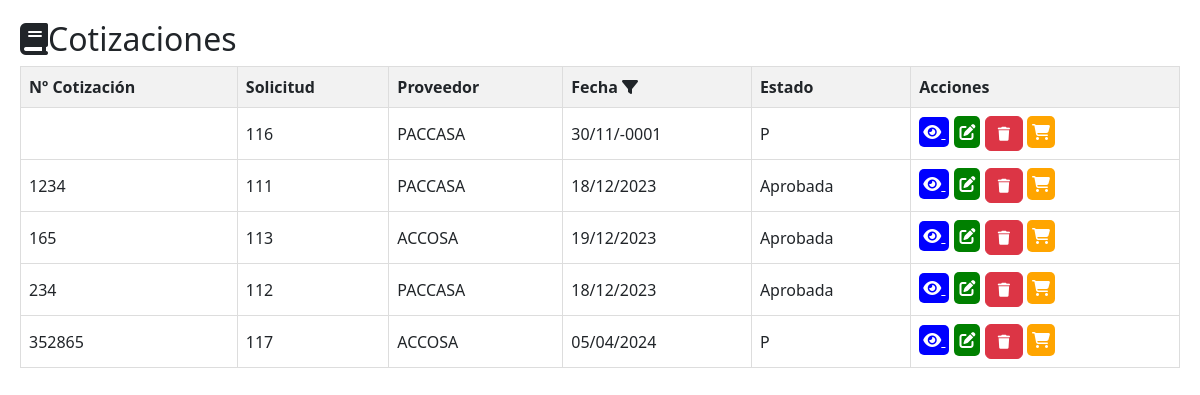
Page /cotizaciones/cotizaciones.php on the earlier database version.
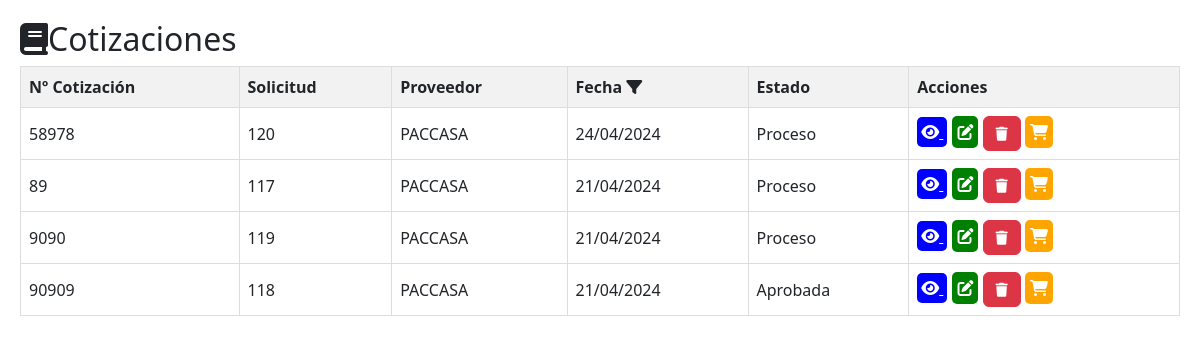
Same page on the later database version.
### tables this page shows
CREATE TABLE `tbl_cotizacion` (
  `ID_COTIZACION` int(11) NOT NULL AUTO_INCREMENT,
  `ID` int(11) DEFAULT NULL,
  `ID_PROVEEDOR` int(11) DEFAULT NULL,
  `NUMERO_COTIZACION` varchar(20) DEFAULT NULL,
  `DEPARTAMENTO` varchar(100) NOT NULL,
  `FECHA_COTIZACION` date DEFAULT NULL,
  `ESTADO` varchar(255) NOT NULL,
  `URL` varchar(255) NOT NULL,
  `FECHA_CREACION` timestamp NOT NULL DEFAULT current_timestamp(),
  `FECHA_MODIFICACION` timestamp NOT NULL DEFAULT current_timestamp() ON UPDATE current_timestamp(),
  `CREADO_POR` varchar(255) DEFAULT NULL,
  `MODIFICADO_POR` varchar(255) DEFAULT NULL,
  PRIMARY KEY (`ID_COTIZACION`),
  KEY `ID_PROVEEDOR` (`ID_PROVEEDOR`),
  KEY `tbl_solicitudes_tbl_cotizacion` (`ID`),
  CONSTRAINT `tbl_cotizacion_ibfk_1` FOREIGN KEY (`ID_PROVEEDOR`) REFERENCES `tbl_proveedores` (`ID_PROVEEDOR`)
);

CREATE TABLE `tbl_proveedores` (
  `ID_PROVEEDOR` int(11) NOT NULL AUTO_INCREMENT,
  `NOMBRE` varchar(100) DEFAULT NULL,
  `DIRECCION` varchar(200) DEFAULT NULL,
  `TELEFONO` varchar(20) DEFAULT NULL,
  `CORREO_ELECTRONICO` varchar(100) DEFAULT NULL,
  `FECHA_CREACION` timestamp NOT NULL DEFAULT current_timestamp(),
  `FECHA_MODIFICACION` timestamp NOT NULL DEFAULT current_timestamp() ON UPDATE current_timestamp(),
  `CREADO_POR` varchar(255) DEFAULT NULL,
  `MODIFICADO_POR` varchar(255) DEFAULT NULL,
  `id_empresa` int(11) DEFAULT NULL,
  `SERVICIO_PRESTADO` varchar(150) DEFAULT NULL,
  `RTN_EMPRESA` varchar(15) DEFAULT NULL,
  `ESTADO_PROVEEDOR` varchar(255) DEFAULT NULL,
  PRIMARY KEY (`ID_PROVEEDOR`)
);

### cotizaciones/cotizaciones.php (the view, shortened to what this page needs)
<!DOCTYPE html>
<html lang="es">
<head>
    <link rel="stylesheet" href="../css/estilos.css">
    <link href="https://cdn.jsdelivr.net/npm/bootstrap@5.3.0/dist/css/bootstrap.min.css" rel="stylesheet">
</head>
<body>
<?php
include('../conexion/conexion.php');
$headerContent = '
    <h2><i class="fas fa-book"></i>Cotizaciones</h2>
    <table class="solicitud-table">
        <tr>
            <th>Nº Cotización</th>
            <th>Solicitud</th>
            <th>Proveedor</th>
            <th>
                Fecha
                <i class="fas fa-filter filter-icon" onclick="toggleFechaFiltro()"></i>
                <input type="date" id="fecha_filtro" onchange="filtrarPorFecha()">
            </th>
            <th>Estado</th>
            <th>Acciones</th>
        </tr>
';
if (isset($_GET['fecha_filtro'])) {
    $fechaFiltro = date('Y-m-d', strtotime($_GET['fecha_filtro']));
    $sql = "SELECT DISTINCT c.NUMERO_COTIZACION, c.ID_COTIZACION, c.ID, c.ID_PROVEEDOR, p.NOMBRE as PROVEEDOR, c.FECHA_COTIZACION, c.ESTADO
            FROM tbl_cotizacion c
            INNER JOIN tbl_proveedores p ON c.ID_PROVEEDOR = p.ID_PROVEEDOR
            WHERE c.FECHA_COTIZACION = '$fechaFiltro'
            ORDER BY c.NUMERO_COTIZACION";
} else {
    $sql = "SELECT DISTINCT c.NUMERO_COTIZACION, c.ID_COTIZACION, c.ID, c.ID_PROVEEDOR, p.NOMBRE as PROVEEDOR, c.FECHA_COTIZACION, c.ESTADO
            FROM tbl_cotizacion c
            INNER JOIN tbl_proveedores p ON c.ID_PROVEEDOR = p.ID_PROVEEDOR
            ORDER BY c.NUMERO_COTIZACION";
}
$result = $conn->query($sql);
$rowsContent = '';
if ($result->num_rows > 0) {
    echo $headerContent;
    while ($row = $result->fetch_assoc()) {
        $rowsContent .= '<tr>';
        $rowsContent .= '<td>' . $row["NUMERO_COTIZACION"] . '</td>';
        $rowsContent .= '<td>' . $row["ID"] . '</td>';
        $rowsContent .= '<td>' . $row["PROVEEDOR"] . '</td>';
        $rowsContent .= '<td>' . date("d/m/Y", strtotime($row["FECHA_COTIZACION"])) . '</td>';
        $rowsContent .= '<td>' . $row["ESTADO"] . '</td>';
        $rowsContent .= '<td>
                           <a href="verCotizacion.php?id='. $row["ID_COTIZACION"] . '" style="background-color: blue; color: white; padding: 4px; border-radius: 5px; margin-right: 5px;">
                           <i class="fas fa-eye"></i>
                           </a>
                            <a href="editar_cotizacion.php?id=' . $row["ID_COTIZACION"] . '" style="background-color: green; color: white; padding: 5px; border-radius: 5px;"><i class="fas fa-edit"></i></a>
                            <button class="btn btn-danger" onclick="eliminarCotizacion(' . $row["ID_COTIZACION"] . ')" style="font-size: 14px;">
                              <i class="fas fa-trash"></i>
                            </button>
                            <a href="../cotizaciones/add_cotizaciones.php?id=' . $row["ID"] . '" style="background-color: orange; color: white; padding: 5px; border-radius: 5px;"><i class="fas fa-shopping-cart"></i></a>
                        </td>';
        $rowsContent .= '</tr>';
    }
    echo $rowsContent;
    echo '</table>';
} else {
    echo $headerContent;
    echo '<tr><td colspan="6">No se encontraron cotizaciones.</td></tr>';
    echo '</table>';
}
?>
</body>
</html>

Differences in the rows shown:
removed tbl_cotizacion: ID "116", ID_PROVEEDOR.NOMBRE "PACCASA", FECHA_COTIZACION "30/11/-0001", ESTADO "P"
removed tbl_cotizacion: NUMERO_COTIZACION "1234", ID "111", ID_PROVEEDOR.NOMBRE "PACCASA", FECHA_COTIZACION "18/12/2023", ESTADO "Aprobada"
removed tbl_cotizacion: NUMERO_COTIZACION "165", ID "113", ID_PROVEEDOR.NOMBRE "ACCOSA", FECHA_COTIZACION "19/12/2023", ESTADO "Aprobada"
removed tbl_cotizacion: NUMERO_COTIZACION "234", ID "112", ID_PROVEEDOR.NOMBRE "PACCASA", FECHA_COTIZACION "18/12/2023", ESTADO "Aprobada"
removed tbl_cotizacion: NUMERO_COTIZACION "352865", ID "117", ID_PROVEEDOR.NOMBRE "ACCOSA", FECHA_COTIZACION "05/04/2024", ESTADO "P"
added tbl_cotizacion: NUMERO_COTIZACION "58978", ID "120", ID_PROVEEDOR.NOMBRE "PACCASA", FECHA_COTIZACION "24/04/2024", ESTADO "Proceso"
added tbl_cotizacion: NUMERO_COTIZACION "89", ID "117", ID_PROVEEDOR.NOMBRE "PACCASA", FECHA_COTIZACION "21/04/2024", ESTADO "Proceso"
added tbl_cotizacion: NUMERO_COTIZACION "9090", ID "119", ID_PROVEEDOR.NOMBRE "PACCASA", FECHA_COTIZACION "21/04/2024", ESTADO "Proceso"
added tbl_cotizacion: NUMERO_COTIZACION "90909", ID "118", ID_PROVEEDOR.NOMBRE "PACCASA", FECHA_COTIZACION "21/04/2024", ESTADO "Aprobada"
